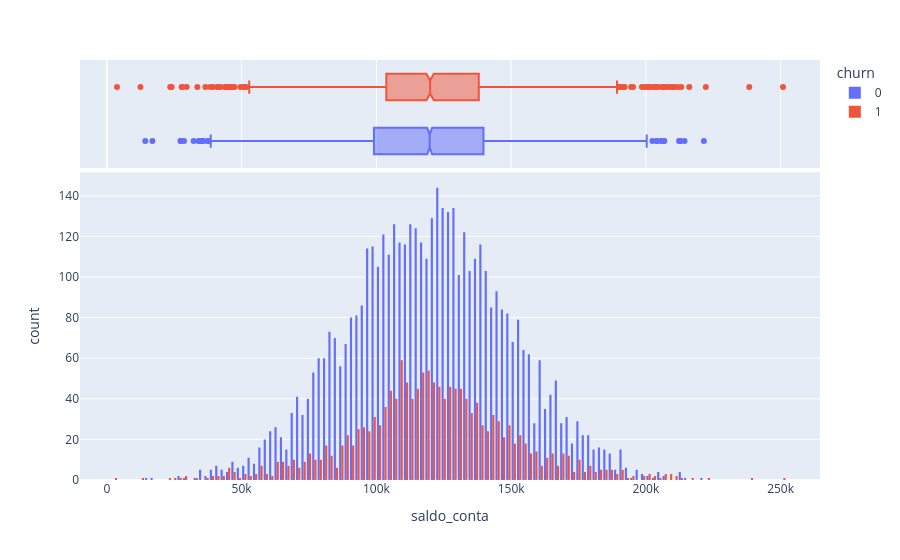

The notebook cell this image was saved under:
### Markdown cell above
Já em relação ao tempo que o cliente possui o serviço, tal variável não parece contruibuir para a existência do churn

### Code cell
churn_tempo = px.histogram(tabela[tabela["saldo_conta"] != 0],
                          x = "saldo_conta",
                          color = "churn",
                          marginal = "box",
                          barmode = "group")
churn_tempo.show()

### Figure 1 — Plotly figure (JSON) as saved in the notebook; plotly's stock layout.template omitted (floating-point values rounded to 4 significant figures; data arrays with more than 128 entries replaced by an {"elided": "..."} marker saying what was removed)
{"data": [{"alignmentgroup": "True", "bingroup": "x", "hovertemplate": "churn=0<br>saldo_conta=%{x}<br>count=%{y}<extra></extra>", "legendgroup": "0", "marker": {"color": "#636efa", "pattern": {"shape": ""}}, "name": "0", "offsetgroup": "0", "orientation": "v", "showlegend": true, "type": "histogram", "x": {"elided": "4846 float values"}, "xaxis": "x", "yaxis": "y"}, {"alignmentgroup": "True", "hovertemplate": "churn=0<br>saldo_conta=%{x}<extra></extra>", "legendgroup": "0", "marker": {"color": "#636efa"}, "name": "0", "notched": true, "offsetgroup": "0", "showlegend": false, "type": "box", "x": {"elided": "4846 float values"}, "xaxis": "x2", "yaxis": "y2"}, {"alignmentgroup": "True", "bingroup": "x", "hovertemplate": "churn=1<br>saldo_conta=%{x}<br>count=%{y}<extra></extra>", "legendgroup": "1", "marker": {"color": "#EF553B", "pattern": {"shape": ""}}, "name": "1", "offsetgroup": "1", "orientation": "v", "showlegend": true, "type": "histogram", "x": {"elided": "1537 float values"}, "xaxis": "x", "yaxis": "y"}, {"alignmentgroup": "True", "hovertemplate": "churn=1<br>saldo_conta=%{x}<extra></extra>", "legendgroup": "1", "marker": {"color": "#EF553B"}, "name": "1", "notched": true, "offsetgroup": "1", "showlegend": false, "type": "box", "x": {"elided": "1537 float values"}, "xaxis": "x2", "yaxis": "y2"}], "layout": {"barmode": "group", "legend": {"title": {"text": "churn"}, "tracegroupgap": 0}, "margin": {"t": 60}, "xaxis": {"anchor": "y", "domain": [0, 1], "title": {"text": "saldo_conta"}}, "xaxis2": {"anchor": "y2", "domain": [0, 1], "matches": "x", "showgrid": true, "showticklabels": false}, "yaxis": {"anchor": "x", "domain": [0, 0.7326], "title": {"text": "count"}}, "yaxis2": {"anchor": "x2", "domain": [0.7426, 1], "matches": "y2", "showgrid": false, "showline": false, "showticklabels": false, "ticks": ""}}}
